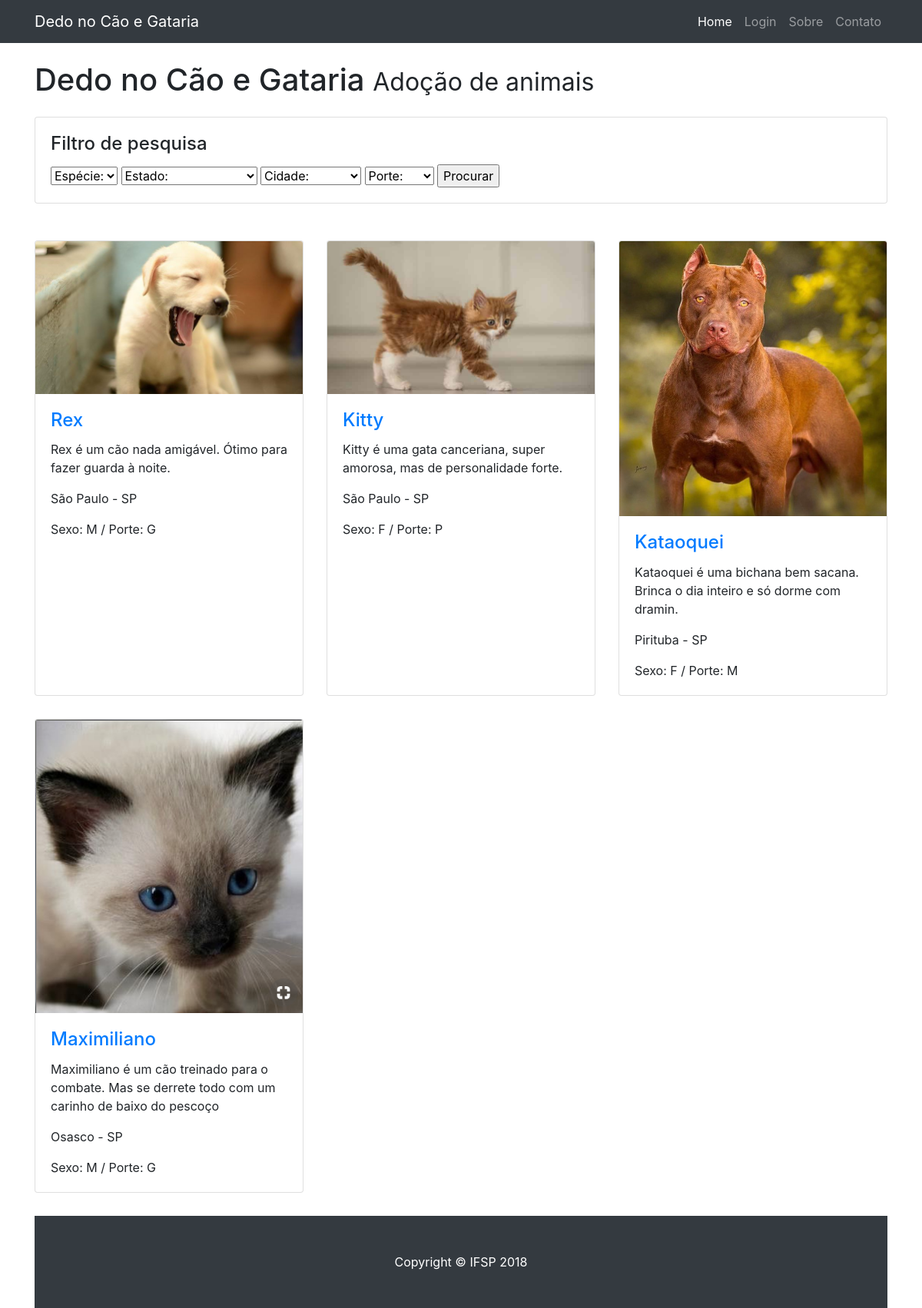
/startbootstrap-3-col-portfolio-gh-pages/index.php, run on an earlier commit of the app's database.
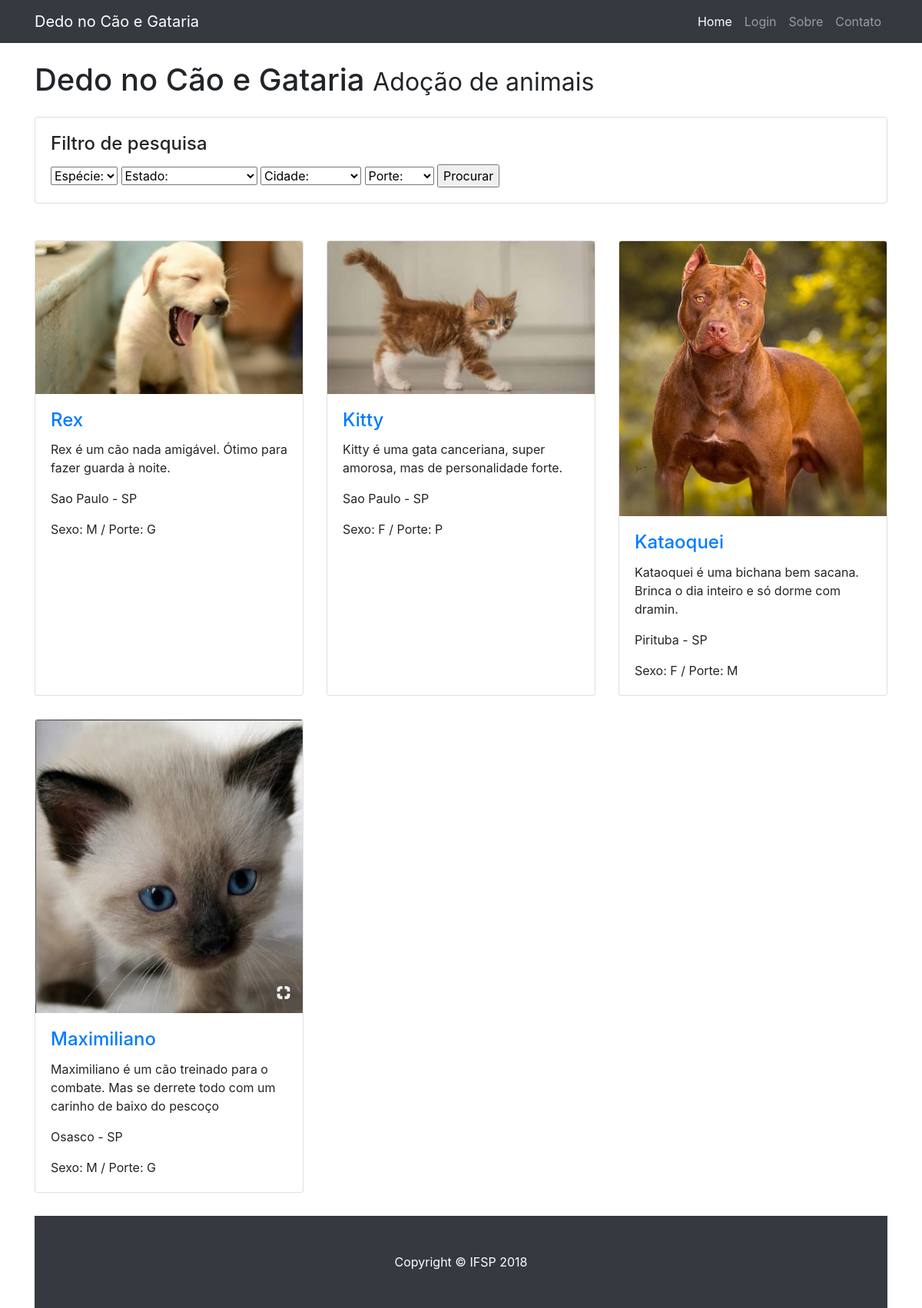
And on a later commit of the database.
### tables this page shows
CREATE TABLE IF NOT EXISTS `fotosPet` (
  `idfotosPet` INT NOT NULL AUTO_INCREMENT,
  `linkFotoPerfil` VARCHAR(60) NOT NULL,
  `linkFoto1` VARCHAR(60) NULL,
  `linkFoto2` VARCHAR(60) NULL,
  `linkFoto3` VARCHAR(60) NULL,
  `linkFoto4` VARCHAR(60) NULL,
  `linkFoto5` VARCHAR(60) NULL,
  `linkFoto6` VARCHAR(60) NULL,
  `Pet_idPet` INT NOT NULL,
  PRIMARY KEY (`idfotosPet`),
  INDEX `fk_fotosPet_Pet1_idx` (`Pet_idPet` ASC),
  CONSTRAINT `fk_fotosPet_Pet1`
    FOREIGN KEY (`Pet_idPet`)
    REFERENCES `Pet` (`idPet`)
    ON DELETE NO ACTION
    ON UPDATE NO ACTION);

CREATE TABLE IF NOT EXISTS `Pet` (
  `idPet` INT NOT NULL AUTO_INCREMENT,
  `nome_provisorio` VARCHAR(30) NOT NULL,
  `especie` ENUM('cao', 'gato') NOT NULL,
  `cidade` VARCHAR(45) NOT NULL,
  `estado` VARCHAR(2) NOT NULL,
  `sexo` ENUM('F', 'M') NOT NULL,
  `porte` ENUM('P', 'M', 'G') NOT NULL,
  `dataCadastro` DATE NOT NULL,
  `descricao` VARCHAR(150) NOT NULL,
  `outrasInfo` VARCHAR(100) NOT NULL,
  `Usuario_idUsuario` INT NOT NULL,
  PRIMARY KEY (`idPet`),
  INDEX `fk_Pet_Usuario1_idx` (`Usuario_idUsuario` ASC),
  CONSTRAINT `fk_Pet_Usuario1`
    FOREIGN KEY (`Usuario_idUsuario`)
    REFERENCES `Usuario` (`idUsuario`)
    ON DELETE NO ACTION
    ON UPDATE NO ACTION);

### startbootstrap-3-col-portfolio-gh-pages/index.php (the view, shortened to what this page needs)
<!DOCTYPE html>
<html lang="en">
  <head>
    <link href="vendor/bootstrap/css/bootstrap.min.css" rel="stylesheet">
    <link href="css/3-col-portfolio.css" rel="stylesheet">
  </head>
  <body>
    <nav class="navbar navbar-expand-lg navbar-dark bg-dark fixed-top">
      <div class="container">
        <a class="navbar-brand" href="index.php">Dedo no Cão e Gataria</a>
        <div class="collapse navbar-collapse" id="navbarResponsive">
          <ul class="navbar-nav ml-auto">
            <li class="nav-item active">
              <a class="nav-link" href="index.php">Home
              </a>
            </li>
            <li class="nav-item">
              <a class="nav-link" href="login.php">Login</a>
            </li>
            <li class="nav-item">
              <a class="nav-link" href="#">Sobre</a>
            </li>
            <li class="nav-item">
              <a class="nav-link" href="#">Contato</a>
            </li>
          </ul>
        </div>
      </div>
    </nav>
    <div class="container">
      <h1 class="my-4">Dedo no Cão e Gataria
        <small>Adoção de animais</small>
      </h1>
          <div>
            <div class='card h-100'>
                  <div class='card-body'>
                    <h4 class='card-title'>
                        Filtro de pesquisa
                    </h4>
                    <form name="pesquisaForm" id="pesquisaForm" method="post" action="envioPesquisa.php">
                      <select name="especie">
                            <option value="" selected="selected">Espécie:</option>
                            </select>
                            <select name="UF">
                              <option value="" selected="selected">Estado:</option>
                            </select>
                              <select name="cidade">
                                <option value="" selected="selected">Cidade:</option>
                              </select>
                              <select name="porte">
                                <option value="" selected="selected">Porte:</option>
                              </select>
                      <input type="submit" name="Enviar" id="Enviar" value="Procurar">
                    </form>
                  </div>
            </div>
          <br><br>
      <?php
        $sqlPet="SELECT * FROM Pet";
        $result_sqlPet=mysqli_query($conn, $sqlPet);
        $array_sqlPet=mysqli_fetch_array($result_sqlPet);
        $sqlFotosPet="SELECT * FROM fotosPet";
        $result_sqlFotosPet=mysqli_query($conn,$sqlFotosPet);
        $array_sqlFotosPet=mysqli_fetch_array($result_sqlFotosPet);
        echo  "<div class='row '>\n";
        echo  " <div class='col-lg-4 col-sm-6 portfolio-item'>\n";
        echo  "   <div class='card h-100'>";
        echo  "     <a href='#'><img class='card-img-top' src='.".$array_sqlFotosPet[1]."' alt=''></a>\n";
        echo  "       <div class='card-body'>\n";
        echo  "         <h4 class='card-title'>\n";
        echo  "           <a href='/animal.php'>".$array_sqlPet[1]."</a>\n";
        echo  "         </h4>";
        echo  "           <p class='card-text'>".$array_sqlPet[8]."</p>\n";
        echo  "           <p class='card-text'>".$array_sqlPet[3]." - ".$array_sqlPet[4]."</p>\n";
        echo  "           <p class='card-text'> Sexo: ".$array_sqlPet[5]." / Porte: ".$array_sqlPet[6]."</p>\n";
        echo  "   </div>\n";
        echo  " </div>\n";
        echo  "</div>\n";
        while ( $rowsqlFotosPet = mysqli_fetch_assoc($result_sqlFotosPet) and $rowsqlPet = mysqli_fetch_assoc($result_sqlPet) ) {
          echo    "<div class='col-lg-4 col-sm-6 portfolio-item'>";
          echo      "<div class='card h-100'>";
          echo        "<a href='#'><img class='card-img-top' src='.".$rowsqlFotosPet["linkFotoPerfil"]."' alt=''></a>";
          echo            "<div class='card-body'>";
          echo              "<h4 class='card-title'>";
          echo                 "<a href='/animal.php'>".$rowsqlPet["nome_provisorio"]."</a>";
          echo              "</h4>";
          echo          "<p class='card-text'>".$rowsqlPet["descricao"]."</p>";
          echo          "<p class='card-text'>".$rowsqlPet["cidade"]." - ".$rowsqlPet["estado"]."</p>";
          echo          "<p class='card-text'> Sexo: ".$rowsqlPet["sexo"]." / Porte: ".$rowsqlPet["porte"]."</p>";
          echo        "</div>";
          echo      "</div>";
          echo    "</div>";
        }
        echo   "</div>";
      ?>
    </div>
    <footer class="py-5 bg-dark">
      <div class="container">
        <p class="m-0 text-center text-white">Copyright &copy; IFSP 2018</p>
      </div>
    </footer>
  </body>
</html>

What changed in the data, as far as the page shows it:
changed pet "Rex": cidade "São Paulo" → "Sao Paulo"
changed pet "Kitty": cidade "São Paulo" → "Sao Paulo"
